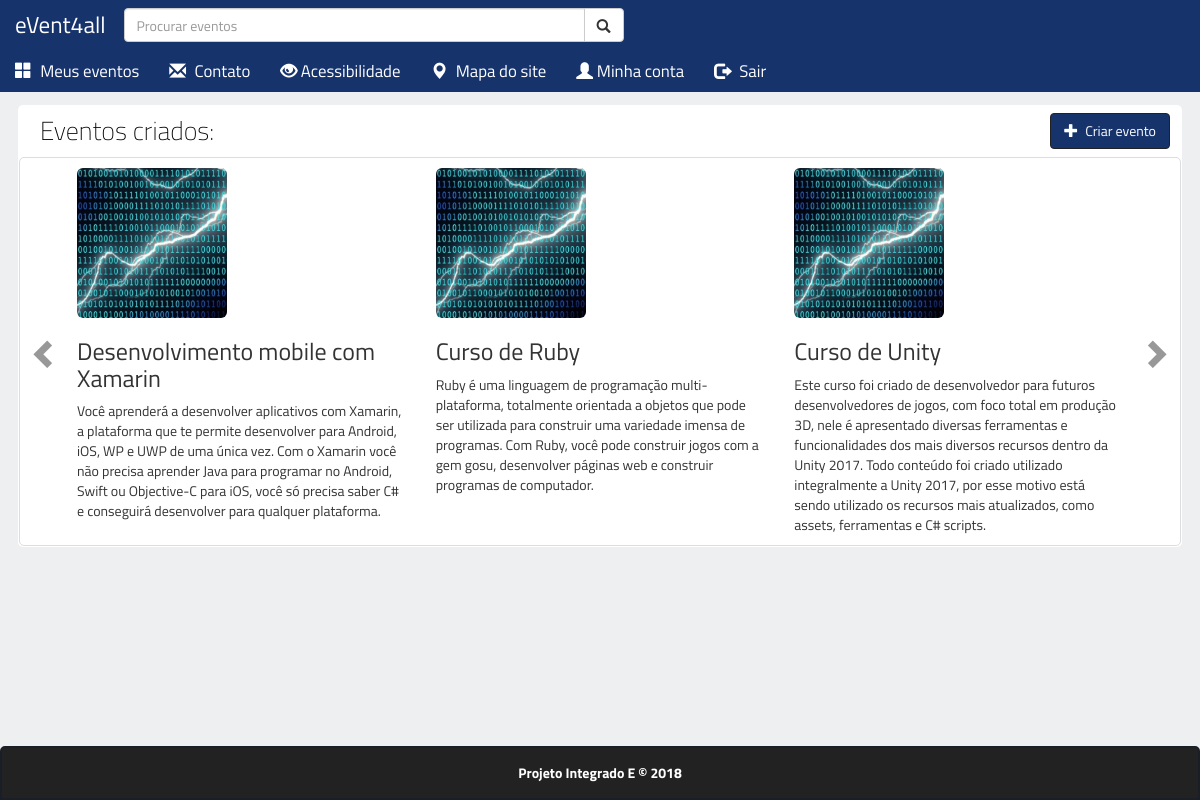
/agenda/index.php (signed in), run on the app's committed database.
### tables this page shows
CREATE TABLE `eventos` (
  `InicioEv` datetime NOT NULL,
  `FinalEv` datetime NOT NULL,
  `CodEv` int(6) NOT NULL,
  `NomeEv` varchar(50) NOT NULL,
  `DescEv` varchar(1000) NOT NULL,
  `RealizadorEv` varchar(40) NOT NULL,
  `LocalEv` varchar(100) NOT NULL,
  `CapacidadeEv` int(4) NOT NULL,
  `ImagemEv` varchar(100) NOT NULL,
  `CodAdm` int(6) NOT NULL
);

### php/buscar_meus_eventos.php (the view, shortened to what this page needs)
<?php
    require_once("conexao_bd.php");
    if(isset($_SESSION["cod"]))
    {
        $codigoUs = $_SESSION["cod"];
        $query_meus_eventos = "";
        if(strlen($codigoUs) == 6)
        {
            $query_meus_eventos = "SELECT *
                                  FROM eventos
                                  WHERE CodAdm = '$codigoUs'
                                  ORDER BY InicioEv";
        }
        $meus_eventos = mysqli_query($conexao,$query_meus_eventos);
        $count = 0;
        $conteudo = '';
        if (mysqli_num_rows($meus_eventos) != 0)
        {
            while ($linha = mysqli_fetch_assoc($meus_eventos))
            {
                $codigoev = $linha["CodEv"];
                $nome = $linha["NomeEv"];
                $descricao = $linha["DescEv"];
                $imagem = $linha["ImagemEv"];
                if ($count == 0)
                {
                    $conteudo .=
                    "<div class='item active'>
                        <div class='col-md-4 col-sm-12 evento' role='button' data-toggle='modal' data-target='#modal-evento'>
                            <input type='hidden' value='".$codigoev."'>
                            <img src='".$page.$imagem."' class='img-rounded'>
                            <div class='text'>
                                <h3 class='nome-evento'>".$nome."</h3>
                                <p>".$descricao."</p>
                            </div>
                        </div>";
                }
                elseif ($count % 3 == 0)
                {
                    $conteudo .=
                    "</div><div class='item'>
                        <div class='col-md-4 col-sm-12 evento' role='button' data-toggle='modal' data-target='#modal-evento'>
                            <input type='hidden' value='".$codigoev."'>
                            <img src='".$page.$imagem."' class='img-rounded'>
                            <div class='text'>
                                <h3 class='nome-evento'>".$nome."</h3>
                                <p>".$descricao."</p>
                            </div>
                        </div>";
                    if (strlen($codigoUs) == 6)
                    {
                        $control =
                        "<a class='left carousel-control' href='#eventos' role='button' data-slide='prev'>
                            <span class='glyphicon glyphicon-chevron-left'></span>
                        </a>
                        <a class='right carousel-control' href='#eventos' role='button' data-slide='next'>
                            <span class='glyphicon glyphicon-chevron-right'></span>
                        </a>";
                    }
                }
                else
                {
                    $conteudo .=
                    "<div class='col-md-4 col-sm-12 evento' role='button' data-toggle='modal' data-target='#modal-evento'>
                        <input type='hidden' value='".$codigoev."'>
                        <img src='".$page.$imagem."' class='img-rounded'>
                        <div class='text'>
                            <h3 class='nome-evento'>".$nome."</h3>
                            <p>".$descricao."</p>
                        </div>
                    </div>";
                }
                $count++;
            }
            $conteudo .= "</div>";
        }
        echo $conteudo;
    }
?>

### public/_css/Style.css (style rules this page uses)
body { font-family: 'Verdana', 'Titillium Web', sans-serif; position: relative; padding-top: 3.2em; background: rgb(238,239,241); padding-bottom: 3.1em; }
.carousel-control.right { width: 2em; border-top-right-radius: 5px; border-bottom-right-radius: 5px; background-image: none !important; }
.carousel-control.left { width: 2em; border-top-left-radius: 5px; border-bottom-left-radius: 5px; background-image: none !important; }
.glyphicon-chevron-right, .glyphicon-chevron-left { top: 49% !important; color: #333; text-shadow: none; }
.evento { padding-bottom: 1rem; }
p { margin: 0px }
.img-rounded { margin-top: 1rem; width: 150px; height: 150px; }

### data on the page
eventos: ImagemEv (picture), NomeEv "Desenvolvimento mobile com Xamarin", DescEv "Você aprenderá a desenvolver aplicativos com Xamarin, a plataforma que te permite desenvolver para Android, iOS, WP e UWP de uma única vez. Com o Xamarin você não precisa aprender Java para programar no Android, Swift ou Objective-C para iOS, você só precisa saber C# e conseguirá desenvolver para qualquer plataforma."
eventos: ImagemEv (picture), NomeEv "Curso de Ruby", DescEv "Ruby é uma linguagem de programação multi-plataforma, totalmente orientada a objetos que pode ser utilizada para construir uma variedade imensa de programas. Com Ruby, você pode construir jogos com a gem gosu, desenvolver páginas web e construir programas de computador."
eventos: ImagemEv (picture), NomeEv "Curso de Unity", DescEv "Este curso foi criado de desenvolvedor para futuros desenvolvedores de jogos, com foco total em produção 3D, nele é apresentado diversas ferramentas e funcionalidades dos mais diversos recursos dentro da Unity 2017. Todo conteúdo foi criado utilizado integralmente a Unity 2017, por esse motivo está sendo utilizado os recursos mais atualizados, como assets, ferramentas e C# scripts."
